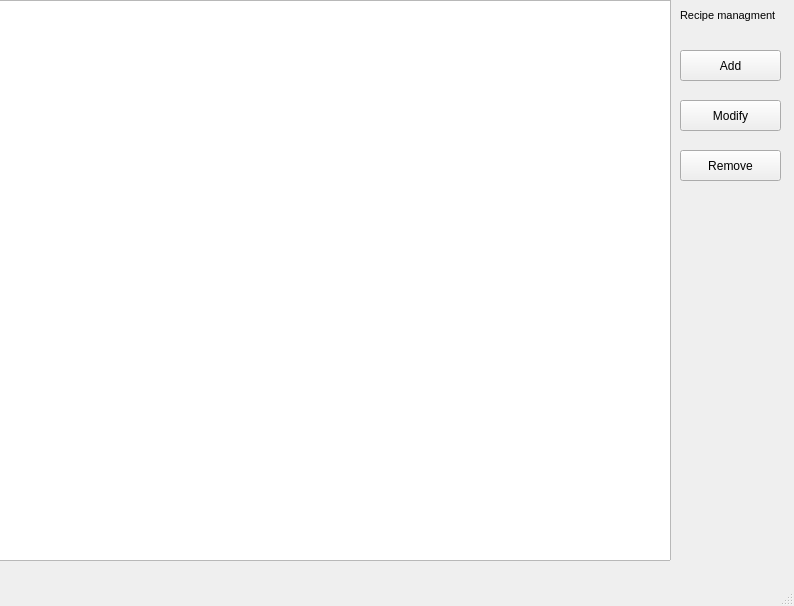
<?xml version="1.0" encoding="UTF-8"?>
<ui version="4.0">
 <class>MainWindow</class>
 <widget class="QMainWindow" name="MainWindow">
  <property name="geometry">
   <rect>
    <x>0</x>
    <y>0</y>
    <width>794</width>
    <height>606</height>
   </rect>
  </property>
  <property name="windowTitle">
   <string>MainWindow</string>
  </property>
  <property name="autoFillBackground">
   <bool>false</bool>
  </property>
  <widget class="QWidget" name="centralwidget">
   <widget class="QPushButton" name="btn1">
    <property name="geometry">
     <rect>
      <x>680</x>
      <y>50</y>
      <width>101</width>
      <height>31</height>
     </rect>
    </property>
    <property name="sizePolicy">
     <sizepolicy hsizetype="MinimumExpanding" vsizetype="MinimumExpanding">
      <horstretch>50</horstretch>
      <verstretch>50</verstretch>
     </sizepolicy>
    </property>
    <property name="text">
     <string>Add</string>
    </property>
   </widget>
   <widget class="QPushButton" name="btn2">
    <property name="geometry">
     <rect>
      <x>680</x>
      <y>100</y>
      <width>101</width>
      <height>31</height>
     </rect>
    </property>
    <property name="sizePolicy">
     <sizepolicy hsizetype="MinimumExpanding" vsizetype="MinimumExpanding">
      <horstretch>50</horstretch>
      <verstretch>50</verstretch>
     </sizepolicy>
    </property>
    <property name="text">
     <string>Modify</string>
    </property>
   </widget>
   <widget class="QPushButton" name="btn3">
    <property name="geometry">
     <rect>
      <x>680</x>
      <y>150</y>
      <width>101</width>
      <height>31</height>
     </rect>
    </property>
    <property name="sizePolicy">
     <sizepolicy hsizetype="MinimumExpanding" vsizetype="MinimumExpanding">
      <horstretch>50</horstretch>
      <verstretch>50</verstretch>
     </sizepolicy>
    </property>
    <property name="maximumSize">
     <size>
      <width>16777215</width>
      <height>16777215</height>
     </size>
    </property>
    <property name="text">
     <string>Remove</string>
    </property>
   </widget>
   <widget class="QListView" name="listView">
    <property name="geometry">
     <rect>
      <x>-10</x>
      <y>0</y>
      <width>681</width>
      <height>561</height>
     </rect>
    </property>
   </widget>
   <widget class="QLabel" name="label">
    <property name="geometry">
     <rect>
      <x>680</x>
      <y>5</y>
      <width>101</width>
      <height>21</height>
     </rect>
    </property>
    <property name="sizePolicy">
     <sizepolicy hsizetype="MinimumExpanding" vsizetype="MinimumExpanding">
      <horstretch>50</horstretch>
      <verstretch>50</verstretch>
     </sizepolicy>
    </property>
    <property name="font">
     <font>
      <pointsize>8</pointsize>
     </font>
    </property>
    <property name="text">
     <string>Recipe managment</string>
    </property>
   </widget>
  </widget>
  <widget class="QMenuBar" name="menubar">
   <property name="geometry">
    <rect>
     <x>0</x>
     <y>0</y>
     <width>794</width>
     <height>20</height>
    </rect>
   </property>
  </widget>
  <widget class="QStatusBar" name="statusbar"/>
 </widget>
 <resources/>
 <connections/>
</ui>
